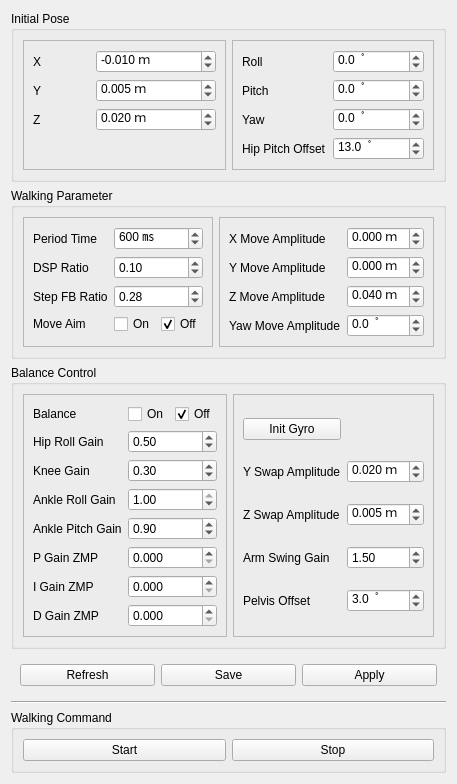
         <widget class="QWidget" name="tab_walking_module">
          <property name="enabled">
           <bool>true</bool>
          </property>
          <attribute name="title">
           <string>Walking</string>
          </attribute>
          <layout class="QVBoxLayout" name="verticalLayout_5">
           <item>
            <widget class="QGroupBox" name="groupBox_init_pose">
             <property name="title">
              <string>Initial Pose</string>
             </property>
             <layout class="QHBoxLayout" name="horizontalLayout_3">
              <item>
               <widget class="QFrame" name="frame_2">
                <property name="frameShape">
                 <enum>QFrame::StyledPanel</enum>
                </property>
                <property name="frameShadow">
                 <enum>QFrame::Raised</enum>
                </property>
                <layout class="QGridLayout" name="gridLayout_4">
                 <item row="2" column="1" colspan="2">
                  <widget class="QDoubleSpinBox" name="dSpinBox_init_offset_z">
                   <property name="suffix">
                    <string extracomment="m"> ｍ</string>
                   </property>
                   <property name="decimals">
                    <number>3</number>
                   </property>
                   <property name="minimum">
                    <double>-1.000000000000000</double>
                   </property>
                   <property name="maximum">
                    <double>1.000000000000000</double>
                   </property>
                   <property name="singleStep">
                    <double>0.001000000000000</double>
                   </property>
                   <property name="value">
                    <double>0.020000000000000</double>
                   </property>
                  </widget>
                 </item>
                 <item row="2" column="0">
                  <widget class="QLabel" name="label_13">
                   <property name="text">
                    <string>Z</string>
                   </property>
                  </widget>
                 </item>
                 <item row="0" column="1" colspan="2">
                  <widget class="QDoubleSpinBox" name="dSpinBox_init_offset_x">
                   <property name="suffix">
                    <string extracomment="m"> ｍ</string>
                   </property>
                   <property name="decimals">
                    <number>3</number>
                   </property>
                   <property name="minimum">
                    <double>-1.000000000000000</double>
                   </property>
                   <property name="maximum">
                    <double>1.000000000000000</double>
                   </property>
                   <property name="singleStep">
                    <double>0.001000000000000</double>
                   </property>
                   <property name="value">
                    <double>-0.010000000000000</double>
                   </property>
                  </widget>
                 </item>
                 <item row="1" column="1" colspan="2">
                  <widget class="QDoubleSpinBox" name="dSpinBox_init_offset_y">
                   <property name="suffix">
                    <string extracomment="m"> ｍ</string>
                   </property>
                   <property name="decimals">
                    <number>3</number>
                   </property>
                   <property name="minimum">
                    <double>-1.000000000000000</double>
                   </property>
                   <property name="maximum">
                    <double>1.000000000000000</double>
                   </property>
                   <property name="singleStep">
                    <double>0.001000000000000</double>
                   </property>
                   <property name="value">
                    <double>0.005000000000000</double>
                   </property>
                  </widget>
                 </item>
                 <item row="0" column="0">
                  <widget class="QLabel" name="label_11">
                   <property name="text">
                    <string>X</string>
                   </property>
                  </widget>
                 </item>
                 <item row="1" column="0">
                  <widget class="QLabel" name="label_12">
                   <property name="text">
                    <string>Y</string>
                   </property>
                  </widget>
                 </item>
                 <item row="3" column="0">
                  <widget class="QLabel" name="label_34">
                   <property name="text">
                    <string/>
                   </property>
                  </widget>
                 </item>
                </layout>
               </widget>
              </item>
              <item>
               <widget class="QFrame" name="frame">
                <property name="frameShape">
                 <enum>QFrame::StyledPanel</enum>
                </property>
                <property name="frameShadow">
                 <enum>QFrame::Raised</enum>
                </property>
                <layout class="QGridLayout" name="gridLayout_8">
                 <item row="0" column="1" colspan="2">
                  <widget class="QDoubleSpinBox" name="dSpinBox_init_offset_roll">
                   <property name="suffix">
                    <string>  ﾟ</string>
                   </property>
                   <property name="decimals">
                    <number>1</number>
                   </property>
                   <property name="minimum">
                    <double>-180.000000000000000</double>
                   </property>
                   <property name="maximum">
                    <double>180.000000000000000</double>
                   </property>
                  </widget>
                 </item>
                 <item row="1" column="1" colspan="2">
                  <widget class="QDoubleSpinBox" name="dSpinBox_init_offset_pitch">
                   <property name="suffix">
                    <string>  ﾟ</string>
                   </property>
                   <property name="decimals">
                    <number>1</number>
                   </property>
                   <property name="minimum">
                    <double>-180.000000000000000</double>
                   </property>
                   <property name="maximum">
                    <double>180.000000000000000</double>
                   </property>
                  </widget>
                 </item>
                 <item row="0" column="0">
                  <widget class="QLabel" name="label_10">
                   <property name="text">
                    <string>Roll</string>
                   </property>
                  </widget>
                 </item>
                 <item row="2" column="0">
                  <widget class="QLabel" name="label_15">
                   <property name="text">
                    <string>Yaw</string>
                   </property>
                  </widget>
                 </item>
                 <item row="1" column="0">
                  <widget class="QLabel" name="label_14">
                   <property name="text">
                    <string>Pitch</string>
                   </property>
                  </widget>
                 </item>
                 <item row="2" column="1" colspan="2">
                  <widget class="QDoubleSpinBox" name="dSpinBox_init_offset_yaw">
                   <property name="suffix">
                    <string>  ﾟ</string>
                   </property>
                   <property name="decimals">
                    <number>1</number>
                   </property>
                   <property name="minimum">
                    <double>-180.000000000000000</double>
                   </property>
                   <property name="maximum">
                    <double>180.000000000000000</double>
                   </property>
                  </widget>
                 </item>
                 <item row="3" column="0">
                  <widget class="QLabel" name="label_33">
                   <property name="text">
                    <string>Hip Pitch Offset</string>
                   </property>
                  </widget>
                 </item>
                 <item row="3" column="1" colspan="2">
                  <widget class="QDoubleSpinBox" name="dSpinBox_hip_pitch_offset">
                   <property name="suffix">
                    <string>  ﾟ</string>
                   </property>
                   <property name="decimals">
                    <number>1</number>
                   </property>
                   <property name="minimum">
                    <double>-180.000000000000000</double>
                   </property>
                   <property name="maximum">
                    <double>180.000000000000000</double>
                   </property>
                   <property name="value">
                    <double>13.000000000000000</double>
                   </property>
                  </widget>
                 </item>
                </layout>
               </widget>
              </item>
             </layout>
            </widget>
           </item>
           <item>
            <widget class="QGroupBox" name="groupBox_walking_param">
             <property name="title">
              <string>Walking Parameter</string>
             </property>
             <layout class="QHBoxLayout" name="horizontalLayout_4">
              <item>
               <widget class="QFrame" name="frame_3">
                <property name="frameShape">
                 <enum>QFrame::StyledPanel</enum>
                </property>
                <property name="frameShadow">
                 <enum>QFrame::Raised</enum>
                </property>
                <layout class="QGridLayout" name="gridLayout_9">
                 <item row="0" column="0">
                  <widget class="QLabel" name="label_16">
                   <property name="text">
                    <string>Period Time</string>
                   </property>
                  </widget>
                 </item>
                 <item row="1" column="0">
                  <widget class="QLabel" name="label_18">
                   <property name="text">
                    <string>DSP Ratio</string>
                   </property>
                  </widget>
                 </item>
                 <item row="2" column="0">
                  <widget class="QLabel" name="label_19">
                   <property name="text">
                    <string>Step FB Ratio</string>
                   </property>
                  </widget>
                 </item>
                 <item row="3" column="0">
                  <widget class="QLabel" name="label_23">
                   <property name="text">
                    <string>Move Aim</string>
                   </property>
                  </widget>
                 </item>
                 <item row="3" column="1">
                  <widget class="QCheckBox" name="checkBox_move_aim_on">
                   <property name="text">
                    <string>On</string>
                   </property>
                   <attribute name="buttonGroup">
                    <string notr="true">buttonGroup_move_aim_on</string>
                   </attribute>
                  </widget>
                 </item>
                 <item row="3" column="2">
                  <widget class="QCheckBox" name="checkBox_move_aim_off">
                   <property name="text">
                    <string>Off</string>
                   </property>
                   <property name="checked">
                    <bool>true</bool>
                   </property>
                   <attribute name="buttonGroup">
                    <string notr="true">buttonGroup_move_aim_on</string>
                   </attribute>
                  </widget>
                 </item>
                 <item row="2" column="1" colspan="2">
                  <widget class="QDoubleSpinBox" name="dSpinBox_step_fb_ratio">
                   <property name="maximum">
                    <double>1.000000000000000</double>
                   </property>
                   <property name="singleStep">
                    <double>0.100000000000000</double>
                   </property>
                   <property name="value">
                    <double>0.280000000000000</double>
                   </property>
                  </widget>
                 </item>
                 <item row="1" column="1" colspan="2">
                  <widget class="QDoubleSpinBox" name="dSpinBox_dsp_ratio">
                   <property name="maximum">
                    <double>1.000000000000000</double>
                   </property>
                   <property name="singleStep">
                    <double>0.100000000000000</double>
                   </property>
                   <property name="value">
                    <double>0.100000000000000</double>
                   </property>
                  </widget>
                 </item>
                 <item row="0" column="1" colspan="2">
                  <widget class="QDoubleSpinBox" name="dSpinBox_period_time">
                   <property name="suffix">
                    <string> ㎳</string>
                   </property>
                   <property name="decimals">
                    <number>0</number>
                   </property>
                   <property name="maximum">
                    <double>5000.000000000000000</double>
                   </property>
                   <property name="singleStep">
                    <double>10.000000000000000</double>
                   </property>
                   <property name="value">
                    <double>600.000000000000000</double>
                   </property>
                  </widget>
                 </item>
                </layout>
               </widget>
              </item>
              <item>
               <widget class="QFrame" name="frame_4">
                <property name="frameShape">
                 <enum>QFrame::StyledPanel</enum>
                </property>
                <property name="frameShadow">
                 <enum>QFrame::Raised</enum>
                </property>
                <layout class="QGridLayout" name="gridLayout_10">
                 <item row="0" column="0">
                  <widget class="QLabel" name="label_17">
                   <property name="text">
                    <string>X Move Amplitude</string>
                   </property>
                  </widget>
                 </item>
                 <item row="2" column="0">
                  <widget class="QLabel" name="label_21">
                   <property name="text">
                    <string>Z Move Amplitude</string>
                   </property>
                  </widget>
                 </item>
                 <item row="1" column="0">
                  <widget class="QLabel" name="label_20">
                   <property name="text">
                    <string>Y Move Amplitude</string>
                   </property>
                  </widget>
                 </item>
                 <item row="0" column="1">
                  <widget class="QDoubleSpinBox" name="dSpinBox_x_move_amplitude">
                   <property name="suffix">
                    <string> ｍ</string>
                   </property>
                   <property name="decimals">
                    <number>3</number>
                   </property>
                   <property name="minimum">
                    <double>-1.000000000000000</double>
                   </property>
                   <property name="maximum">
                    <double>1.000000000000000</double>
                   </property>
                   <property name="singleStep">
                    <double>0.001000000000000</double>
                   </property>
                  </widget>
                 </item>
                 <item row="3" column="0">
                  <widget class="QLabel" name="label_22">
                   <property name="text">
                    <string>Yaw Move Amplitude</string>
                   </property>
                  </widget>
                 </item>
                 <item row="1" column="1">
                  <widget class="QDoubleSpinBox" name="dSpinBox_y_move_amplitude">
                   <property name="suffix">
                    <string> ｍ</string>
                   </property>
                   <property name="decimals">
                    <number>3</number>
                   </property>
                   <property name="minimum">
                    <double>-1.000000000000000</double>
                   </property>
                   <property name="maximum">
                    <double>1.000000000000000</double>
                   </property>
                   <property name="singleStep">
                    <double>0.001000000000000</double>
                   </property>
                  </widget>
                 </item>
                 <item row="2" column="1">
                  <widget class="QDoubleSpinBox" name="dSpinBox_z_move_amplitude">
                   <property name="suffix">
                    <string> ｍ</string>
                   </property>
                   <property name="decimals">
                    <number>3</number>
                   </property>
                   <property name="minimum">
                    <double>-1.000000000000000</double>
                   </property>
                   <property name="maximum">
                    <double>1.000000000000000</double>
                   </property>
                   <property name="singleStep">
                    <double>0.001000000000000</double>
                   </property>
                   <property name="value">
                    <double>0.040000000000000</double>
                   </property>
                  </widget>
                 </item>
                 <item row="3" column="1">
                  <widget class="QDoubleSpinBox" name="dSpinBox_a_move_amplitude">
                   <property name="suffix">
                    <string>  ﾟ</string>
                   </property>
                   <property name="decimals">
                    <number>1</number>
                   </property>
                   <property name="minimum">
                    <double>-180.000000000000000</double>
                   </property>
                   <property name="maximum">
                    <double>180.000000000000000</double>
                   </property>
                  </widget>
                 </item>
                </layout>
               </widget>
              </item>
             </layout>
            </widget>
           </item>
           <item>
            <widget class="QGroupBox" name="groupBox_balance_control">
             <property name="title">
              <string>Balance Control</string>
             </property>
             <layout class="QGridLayout" name="gridLayout_12">
              <item row="0" column="0">
               <widget class="QFrame" name="frame_5">
                <property name="frameShape">
                 <enum>QFrame::StyledPanel</enum>
                </property>
                <property name="frameShadow">
                 <enum>QFrame::Raised</enum>
                </property>
                <layout class="QGridLayout" name="gridLayout_11">
                 <item row="1" column="0">
                  <widget class="QLabel" name="label_24">
                   <property name="text">
                    <string>Hip Roll Gain</string>
                   </property>
                  </widget>
                 </item>
                 <item row="0" column="1">
                  <widget class="QCheckBox" name="checkBox_balance_on">
                   <property name="text">
                    <string>On</string>
                   </property>
                   <attribute name="buttonGroup">
                    <string notr="true">buttonGroup_balance</string>
                   </attribute>
                  </widget>
                 </item>
                 <item row="0" column="0">
                  <widget class="QLabel" name="label_26">
                   <property name="text">
                    <string>Balance</string>
                   </property>
                  </widget>
                 </item>
                 <item row="0" column="2">
                  <widget class="QCheckBox" name="checkBox_balance_off">
                   <property name="text">
                    <string>Off</string>
                   </property>
                   <property name="checked">
                    <bool>true</bool>
                   </property>
                   <attribute name="buttonGroup">
                    <string notr="true">buttonGroup_balance</string>
                   </attribute>
                  </widget>
                 </item>
                 <item row="2" column="0">
                  <widget class="QLabel" name="label_25">
                   <property name="text">
                    <string>Knee Gain</string>
                   </property>
                  </widget>
                 </item>
                 <item row="3" column="0">
                  <widget class="QLabel" name="label_27">
                   <property name="text">
                    <string>Ankle Roll Gain</string>
                   </property>
                  </widget>
                 </item>
                 <item row="4" column="0">
                  <widget class="QLabel" name="label_28">
                   <property name="text">
                    <string>Ankle Pitch Gain</string>
                   </property>
                  </widget>
                 </item>
                   <item row="6" column="0">
                  <widget class="QLabel" name="label_36">
                   <property name="text">
                    <string>P Gain ZMP</string>
                   </property>
                  </widget>
                 </item>
                 <item row="7" column="0">
                  <widget class="QLabel" name="label_37">
                   <property name="text">
                    <string>I Gain ZMP</string>
                   </property>
                  </widget>
                 </item>
                 <item row="8" column="0">
                  <widget class="QLabel" name="label_38">
                   <property name="text">
                    <string>D Gain ZMP</string>
                   </property>
                  </widget>
                 </item>
                 <item row="1" column="1" colspan="2">
                  <widget class="QDoubleSpinBox" name="dSpinBox_hip_roll_gain">
                   <property name="maximum">
                    <double>1.000000000000000</double>
                   </property>
                   <property name="singleStep">
                    <double>0.100000000000000</double>
                   </property>
                   <property name="value">
                    <double>0.500000000000000</double>
                   </property>
                  </widget>
                 </item>
                 <item row="2" column="1" colspan="2">
                  <widget class="QDoubleSpinBox" name="dSpinBox_knee_gain">
                   <property name="maximum">
                    <double>1.000000000000000</double>
                   </property>
                   <property name="singleStep">
                    <double>0.100000000000000</double>
                   </property>
                   <property name="value">
                    <double>0.300000000000000</double>
                   </property>
                  </widget>
                 </item>
                 <item row="3" column="1" colspan="2">
                  <widget class="QDoubleSpinBox" name="dSpinBox_ankle_roll_gain">
                   <property name="maximum">
                    <double>1.000000000000000</double>
                   </property>
                   <property name="singleStep">
                    <double>0.100000000000000</double>
                   </property>
                   <property name="value">
                    <double>1.000000000000000</double>
                   </property>
                  </widget>
                 </item>
                 <item row="4" column="1" colspan="2">
                  <widget class="QDoubleSpinBox" name="dSpinBox_ankle_pitch_gain">
                   <property name="maximum">
                    <double>1.000000000000000</double>
                   </property>
                   <property name="singleStep">
                    <double>0.100000000000000</double>
                   </property>
                   <property name="value">
                    <double>0.900000000000000</double>
                   </property>
                  </widget>
                 </item>
                 <item row="6" column="1" colspan="2">
                  <widget class="QDoubleSpinBox" name="dSpinBox_p_gain">
                   <property name="decimals">
                    <number>3</number>
                   </property>
                   <property name="maximum">
                    <double>10.000000000000000</double>
                   </property>
                   <property name="singleStep">
                    <double>0.100000000000000</double>
                   </property>
                   <property name="value">
                    <double>0.000000000000000</double>
                   </property>
                  </widget>
                 </item>
                 <item row="7" column="1" colspan="2">
                  <widget class="QDoubleSpinBox" name="dSpinBox_i_gain">
                   <property name="decimals">
                    <number>3</number>
                   </property>
                   <property name="maximum">
                    <double>10.000000000000000</double>
                   </property>
                   <property name="singleStep">
                    <double>0.100000000000000</double>
                   </property>
                   <property name="value">
                    <double>0.000000000000000</double>
                   </property>
                  </widget>
                 </item>
                 <item row="8" column="1" colspan="2">
                  <widget class="QDoubleSpinBox" name="dSpinBox_d_gain">
                   <property name="decimals">
                    <number>3</number>
                   </property>
                   <property name="maximum">
                    <double>10.000000000000000</double>
                   </property>
                   <property name="singleStep">
                    <double>0.100000000000000</double>
                   </property>
                   <property name="value">
                    <double>0.000000000000000</double>
                   </property>
                  </widget>
                 </item>
                </layout>
               </widget>
              </item>
              <item row="0" column="1">
               <widget class="QFrame" name="frame_6">
                <property name="frameShape">
                 <enum>QFrame::StyledPanel</enum>
                </property>
                <property name="frameShadow">
                 <enum>QFrame::Raised</enum>
                </property>
                <layout class="QGridLayout" name="gridLayout_13">
                 <item row="4" column="0">
                  <widget class="QLabel" name="label_31">
                   <property name="text">
                    <string>Arm Swing Gain</string>
                   </property>
                  </widget>
                 </item>
                 <item row="5" column="0">
                  <widget class="QLabel" name="label_32">
                   <property name="text">
                    <string>Pelvis Offset</string>
                   </property>
                  </widget>
                 </item>
                 <item row="2" column="0">
                  <widget class="QLabel" name="label_29">
                   <property name="text">
                    <string>Y Swap Amplitude</string>
                   </property>
                  </widget>
                 </item>
                 <item row="3" column="1">
                  <widget class="QDoubleSpinBox" name="dSpinBox_z_swap_amplitude">
                   <property name="suffix">
                    <string> ｍ</string>
                   </property>
                   <property name="decimals">
                    <number>3</number>
                   </property>
                   <property name="minimum">
                    <double>-1.000000000000000</double>
                   </property>
                   <property name="maximum">
                    <double>1.000000000000000</double>
                   </property>
                   <property name="singleStep">
                    <double>0.001000000000000</double>
                   </property>
                   <property name="value">
                    <double>0.005000000000000</double>
                   </property>
                  </widget>
                 </item>
                 <item row="4" column="1">
                  <widget class="QDoubleSpinBox" name="dSpinBox_arm_swing_gain">
                   <property name="maximum">
                    <double>2.000000000000000</double>
                   </property>
                   <property name="singleStep">
                    <double>0.100000000000000</double>
                   </property>
                   <property name="value">
                    <double>1.500000000000000</double>
                   </property>
                  </widget>
                 </item>
                 <item row="3" column="0">
                  <widget class="QLabel" name="label_30">
                   <property name="text">
                    <string>Z Swap Amplitude</string>
                   </property>
                  </widget>
                 </item>
                 <item row="2" column="1">
                  <widget class="QDoubleSpinBox" name="dSpinBox_y_swap_amplitude">
                   <property name="suffix">
                    <string> ｍ</string>
                   </property>
                   <property name="decimals">
                    <number>3</number>
                   </property>
                   <property name="minimum">
                    <double>-1.000000000000000</double>
                   </property>
                   <property name="maximum">
                    <double>1.000000000000000</double>
                   </property>
                   <property name="singleStep">
                    <double>0.001000000000000</double>
                   </property>
                   <property name="value">
                    <double>0.020000000000000</double>
                   </property>
                  </widget>
                 </item>
                 <item row="5" column="1">
                  <widget class="QDoubleSpinBox" name="dSpinBox_pelvis_offset">
                   <property name="suffix">
                    <string>  ﾟ</string>
                   </property>
                   <property name="decimals">
                    <number>1</number>
                   </property>
                   <property name="minimum">
                    <double>-180.000000000000000</double>
                   </property>
                   <property name="maximum">
                    <double>180.000000000000000</double>
                   </property>
                   <property name="value">
                    <double>3.000000000000000</double>
                   </property>
                  </widget>
                 </item>
                 <item row="0" column="0">
                  <widget class="QPushButton" name="button_init_gyro">
                   <property name="text">
                    <string>Init Gyro</string>
                   </property>
                  </widget>
                 </item>
                </layout>
               </widget>
              </item>
             </layout>
            </widget>
           </item>
           <item>
            <widget class="QWidget" name="widget" native="true">
             <layout class="QHBoxLayout" name="horizontalLayout_7">
              <item>
               <widget class="QPushButton" name="button_param_refresh">
                <property name="text">
                 <string>Refresh</string>
                </property>
               </widget>
              </item>
              <item>
               <widget class="QPushButton" name="button_param_save">
                <property name="text">
                 <string>Save</string>
                </property>
               </widget>
              </item>
              <item>
               <widget class="QPushButton" name="button_param_apply">
                <property name="text">
                 <string>Apply</string>
                </property>
                <property name="shortcut">
                 <string>\</string>
                </property>
               </widget>
              </item>
             </layout>
            </widget>
           </item>
           <item>
            <widget class="Line" name="line_5">
             <property name="orientation">
              <enum>Qt::Horizontal</enum>
             </property>
            </widget>
           </item>
           <item>
            <widget class="QGroupBox" name="groupBox_walking_command">
             <property name="title">
              <string>Walking Command</string>
             </property>
             <layout class="QHBoxLayout" name="horizontalLayout">
              <item>
               <widget class="QPushButton" name="button_walking_start">
                <property name="text">
                 <string>Start</string>
                </property>
                <property name="shortcut">
                 <string>F12</string>
                </property>
               </widget>
              </item>
              <item>
               <widget class="QPushButton" name="button_walking_stop">
                <property name="text">
                 <string>Stop</string>
                </property>
                <property name="shortcut">
                 <string>Esc</string>
                </property>
               </widget>
              </item>
             </layout>
            </widget>
           </item>
          </layout>
         </widget>
